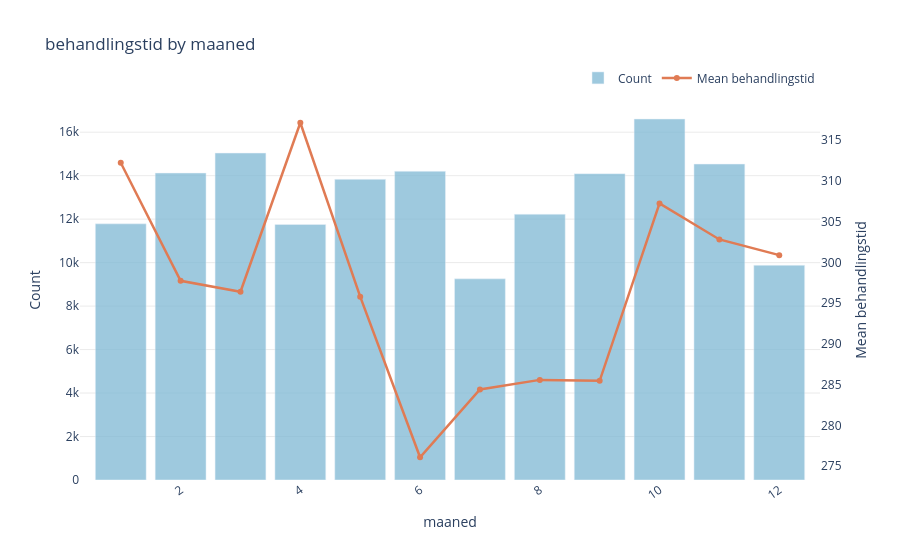

Notebook code cell kept with this figure:
### Code cell
plot_mean_and_count(df_,
                    x_col='maaned',
                    mean_col='behandlingstid',
                    max_unique=60)

### Figure 1 — Plotly figure (JSON) as saved in the notebook; plotly's stock layout.template omitted (floating-point values rounded to 4 significant figures)
{"data": [{"marker": {"color": "#7EB8D4"}, "name": "Count", "opacity": 0.75, "type": "bar", "x": [1, 2, 3, 4, 5, 6, 7, 8, 9, 10, 11, 12], "y": [11785, 14122, 15040, 11756, 13832, 14202, 9254, 12227, 14094, 16607, 14534, 9880], "yaxis": "y"}, {"line": {"color": "#E07B54", "width": 2.5}, "marker": {"size": 6}, "mode": "lines+markers", "name": "Mean behandlingstid", "type": "scatter", "x": [1, 2, 3, 4, 5, 6, 7, 8, 9, 10, 11, 12], "y": [312.2, 297.7, 296.4, 317.1, 295.8, 276.1, 284.4, 285.6, 285.5, 307.2, 302.8, 300.9], "yaxis": "y2"}], "layout": {"bargap": 0.15, "legend": {"orientation": "h", "x": 1, "xanchor": "right", "y": 1.02, "yanchor": "bottom"}, "paper_bgcolor": "white", "plot_bgcolor": "white", "title": {"text": "behandlingstid by maaned"}, "xaxis": {"tickangle": -35, "title": {"text": "maaned"}}, "yaxis": {"gridcolor": "#EBEBEB", "showgrid": true, "title": {"text": "Count"}}, "yaxis2": {"overlaying": "y", "showgrid": false, "side": "right", "title": {"text": "Mean behandlingstid"}}}}
